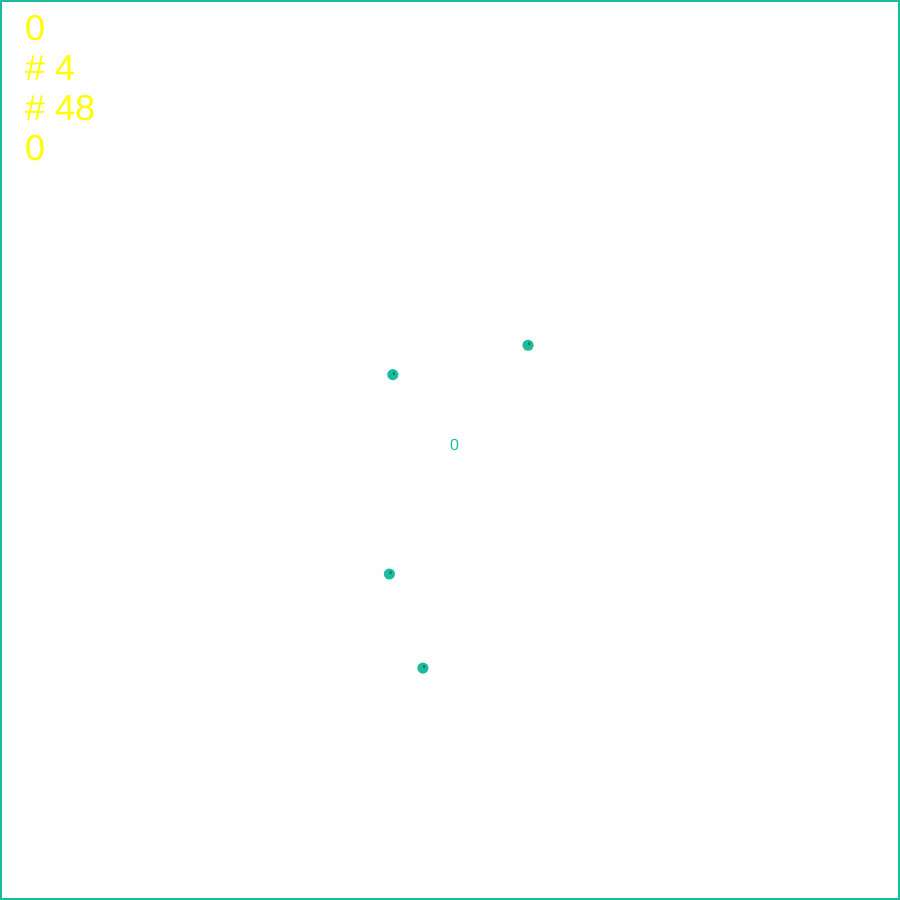
Frame 1 (no input)
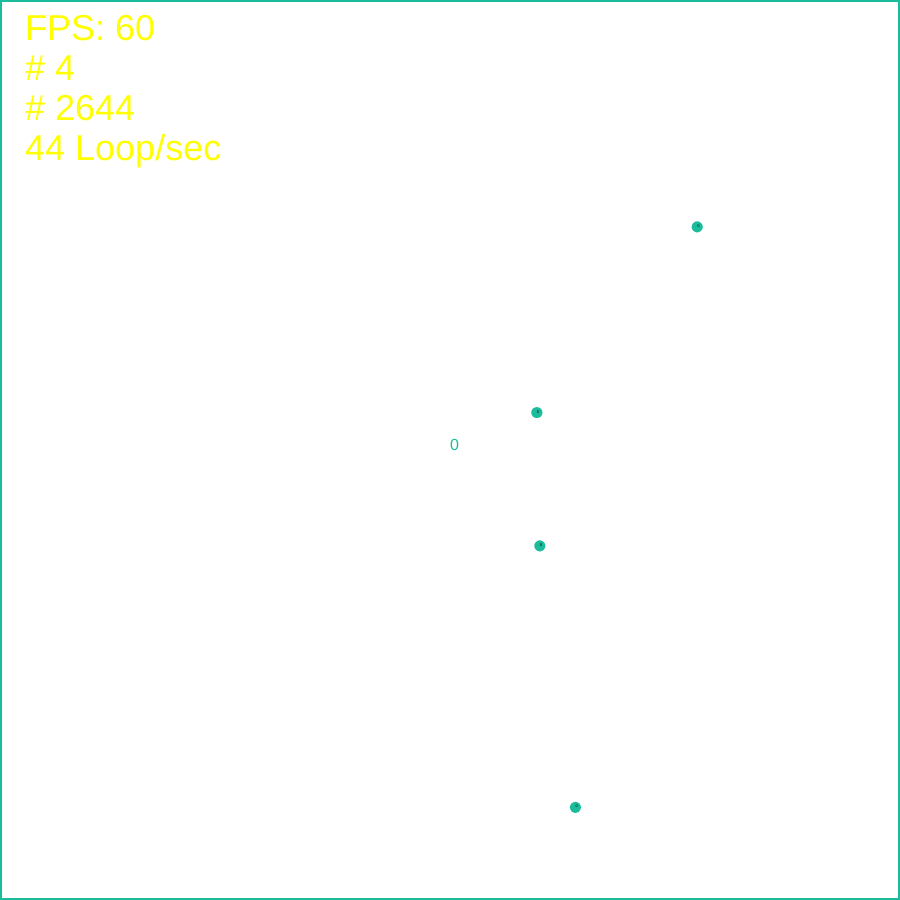
Frame 60 (no input)
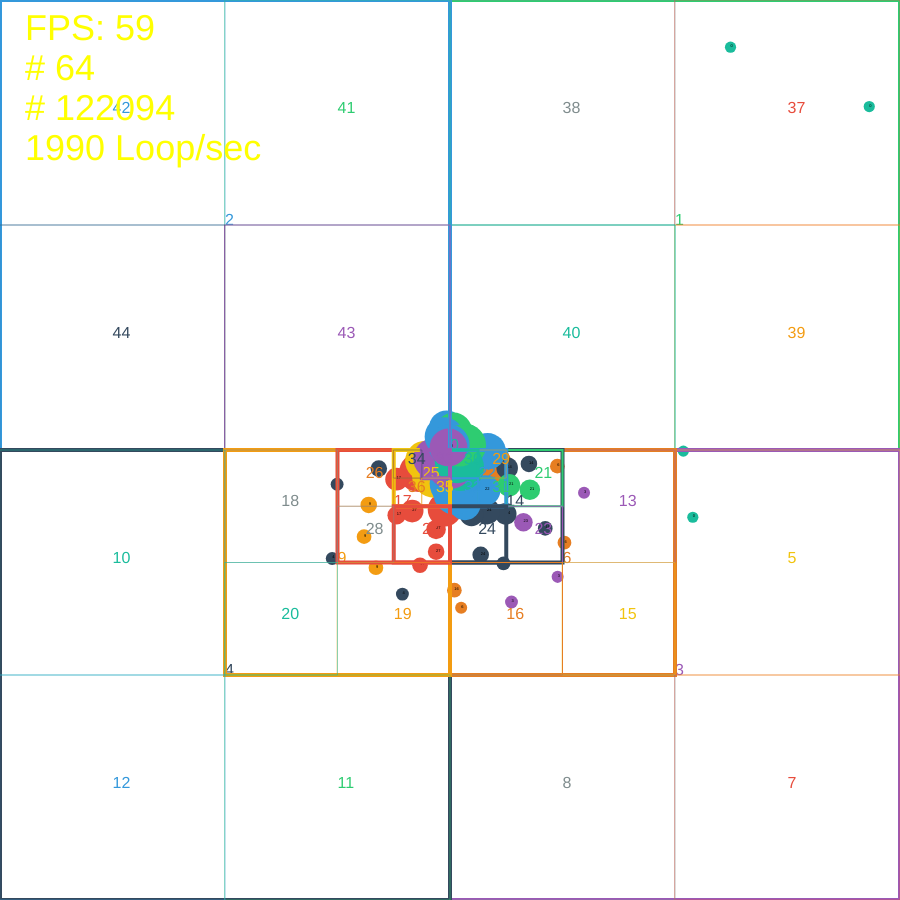
Frame 120 (the mouse pressed at the canvas centre since frame 60)

The p5.js sketch that drew these frames (run headless with seeded random() and noise() and a simulated clock; from frame 60 on, the mouse is pressed at the canvas centre):

// p5.js sketch
// ── sketch.js
let flock = [];

let alignSlider, cohesionSlider, seperationSlider;

let paused = false;
let fps = 0;
let quadtree;
let count = 0;
let tiny = false;
let useTree = true;
let showTree = true;
let showSearched = false;
let showIds = true;

let totalLoopCount = 0;
let prevCount = 0;
let treeCount = 0;

// Camera movement & scaling
let zoom = 1;
let xPan = 0;
let yPan = 0;
let zoomIn = false;
let zoomOut = false;
let panUp = false;
let panDown = false;
let panLeft = false;
let panRight = false;

function setup() {
  createCanvas(900, 900);

  console.log(
    "Controls:\nMove: WASD\nZoom: Q & E\nReset view: R\nTiny: F\nUse Quadtree: T\nSearched info: G\nHide tree: H\nShow ID's: I\nPause: SPACE\nAdd boid: ENTER"
  );

  xPan = width / 2;
  yPan = height / 2;

  alignSlider = createSlider(0, 5, 1, 0.1);
  cohesionSlider = createSlider(0, 2, 1, 0.1);
  seperationSlider = createSlider(0, 2, 1, 0.1);

  for (let i = 0; i < 4; i++) {
    flock.push(
      new Boid(
        randomGaussian(width / 2, width / 8),
        randomGaussian(height / 2, height / 8),
        5
      )
    );
    totalLoopCount++;
  }

  // Counter
  this.fpsCounter = new FPS(25, 40);
  this.boidCounter = new FPS(25, 80);
  this.totalLoopCounter = new FPS(25, 120);
  this.loopsPerSecond = new FPS(25, 160);
  this.info = new Textfield();
}

function mouseClicked() {
  if (!paused) {
    flock.push(new Boid(mouseX, mouseY, 5));
  }
}

function keyPressed() {
  if (keyCode == 82) {
    zoom = 1;
    xPan = width / 2;
    yPan = height / 2;
    zoomIn = false;
    zoomOut = false;
    panUp = false;
    panDown = false;
    panLeft = false;
    panRight = false;
    tiny = false;
    paused = false;
    useTree = true;
    showTree = true;
    showSearched = false;
    showIds = true;
  }
  // ENTER
  if (keyCode == 13) {
    flock.push(new Boid(mouseX, mouseY, 5));
  }
  // F
  if (keyCode == 70) {
    tiny = !tiny;
  }
  // H
  if (keyCode == 72) {
    showTree = !showTree;
  }
  // I
  if (keyCode == 73) {
    showIds = !showIds;
  }
  // G
  if (keyCode == 71) {
    showSearched = !showSearched;
  }
  // T
  if (keyCode == 84) {
    useTree = !useTree;
  }
  // SPACE
  if (keyCode == 32) {
    paused = !paused;
  }
  // A
  if (keyCode == 65) {
    panLeft = true;
    panRight = false;
  }
  // D
  if (keyCode == 68) {
    panLeft = false;
    panRight = true;
  }
  // W
  if (keyCode == 87) {
    panUp = true;
    panDown = false;
  }
  // S
  if (keyCode == 83) {
    panUp = false;
    panDown = true;
  }
  // Q
  if (keyCode == 81) {
    zoomIn = false;
    zoomOut = true;
  }
  // E
  if (keyCode == 69) {
    zoomIn = true;
    zoomOut = false;
  }
}

function keyReleased() {
  if (keyCode == 65) {
    panLeft = false;
  }
  if (keyCode == 68) {
    panRight = false;
  }
  if (keyCode == 87) {
    panUp = false;
  }
  if (keyCode == 83) {
    panDown = false;
  }
  if (keyCode == 81) {
    zoomOut = false;
  }
  if (keyCode == 69) {
    zoomIn = false;
  }
}

function draw() {
  translate(width / 2, height / 2);
  scale(zoom);
  translate(-xPan, -yPan);

  if (zoomIn) {
    zoom *= 1.02;
  }
  if (zoomOut) {
    zoom /= 1.02;
  }
  if (panUp) {
    yPan -= 4 / zoom;
  }
  if (panDown) {
    yPan += 4 / zoom;
  }
  if (panLeft) {
    xPan -= 4 / zoom;
  }
  if (panRight) {
    xPan += 4 / zoom;
  }

  background(255);
  // && flock.length < 500
  if (!paused) {
    if (mouseIsPressed) {
      flock.push(new Boid(mouseX, mouseY, 5));
    }

    if (useTree) {
      treeCount = 0;
      let boundary = new Rectangle(
        width / 2,
        height / 2,
        width / 2,
        height / 2
      );
      quadtree = new QuadTree(boundary, 4);

      for (let boid of flock) {
        let p = new Point(boid.position.x, boid.position.y, boid);
        quadtree.insert(p);
        totalLoopCount++;
      }

      for (let boid of flock) {
        let range = new Circle(boid.position.x, boid.position.y, boid.range);

        let foundPoints = [];
        let searchedPoints = [];
        let trees = [];
        quadtree.query(range, foundPoints, searchedPoints, trees);

        let inRange = [];

        for (let point of foundPoints) {
          inRange.push(point.userData);
          totalLoopCount++;
        }

        boid.edges();
        boid.flock(inRange);
        boid.update();

        totalLoopCount++;
      }
    } else {
      for (let boid of flock) {
        boid.edges();
        boid.flock(flock);
        boid.update();
        totalLoopCount++;
      }
    }
  }

  for (let boid of flock) {
    boid.show();
    totalLoopCount++;
  }

  // 1/3 second timer
  if (frameCount % 20 == 0) {
    this.fpsCounter.update(`FPS: ${int(frameRate())}`);
  }

  // One second timer
  if (frameCount % 60 == 0) {
    this.loopsPerSecond.update(
      `${int((totalLoopCount - prevCount) / 60)} Loop/sec`
    );
    prevCount = totalLoopCount;
  }

  count = 0;

  if (useTree) {
    if (showTree) {
      quadtree.show();
    }

    if (showSearched) {
      noFill();
      stroke(0, 255, 0);
      strokeWeight(2);
      rectMode(CENTER);
      let range = new Rectangle(mouseX, mouseY, width / 8, height / 8);
      rect(range.x, range.y, range.w * 2, range.h * 2);
      let points = [];
      let searchedPoints = [];
      let trees = [];
      quadtree.query(range, points, searchedPoints, trees);

      // Show info
      noStroke();
      this.info.update(
        `PF: ${points.length}, PS: ${searchedPoints.length} & T: ${
          trees.length
        }`,
        mouseX,
        mouseY - height / 8
      );
      fill(0);
      textSize(14);
      this.info.show();

      for (let p of searchedPoints) {
        strokeWeight(10);
        stroke(255, 0, 255);
        point(p.x, p.y);
        totalLoopCount++;
      }
      for (let p of points) {
        stroke(0, 255, 0);
        point(p.x, p.y);
        totalLoopCount++;
      }

      //Draw boundaries of searched quadtrees
      stroke(255, 255, 0);
      strokeWeight(2.5);
      noFill();
      rectMode(CENTER);
      for (let tree of trees) {
        rect(
          tree.boundary.x,
          tree.boundary.y,
          tree.boundary.w * 2,
          tree.boundary.h * 2
        );
        totalLoopCount++;
      }
    }
  }

  noStroke();
  this.fpsCounter.show();
  this.boidCounter.update(`# ${flock.length}`);
  this.boidCounter.show();
  this.totalLoopCounter.update(`# ${totalLoopCount}`);
  this.totalLoopCounter.show();
  this.loopsPerSecond.show();
}

// ── boid.js
let neighbours = [];
let noNeighour = true;

class Boid {
  constructor(x, y, size) {
    this.position = createVector(x, y);
    this.size = size;
    this.velocity = p5.Vector.random2D();
    this.velocity.setMag(random(2, 4));
    this.acceleration = createVector();
    this.maxForce = 0.2;
    this.maxSpeed = 3.5;
    this.color = color(0);
    this.textfield = new Textfield("NaN");
    this.range = 50;
    this.id = -1;
  }

  edges() {
    if (this.position.x > width) {
      this.position.x = 0;
    } else if (this.position.x < 0) {
      this.position.x = width;
    }
    if (this.position.y > height) {
      this.position.y = 0;
    } else if (this.position.y < 0) {
      this.position.y = height;
    }
  }

  align(boids) {
    // Get the average velocity of all surrounding boids in a certain range from the 'main' boid
    let trajectory = createVector();
    let inRange = 0;
    for (let other of boids) {
      let distance = dist(
        this.position.x,
        this.position.y,
        other.position.x,
        other.position.y
      );
      if (other != this && distance < this.range) {
        trajectory.add(other.velocity);
        inRange++;
      }
    }
    if (inRange > 0) {
      // Get the average trajectory
      trajectory.div(inRange);

      // Substract this trajectory from the average trajectory
      trajectory.setMag(this.maxSpeed);
      trajectory.sub(this.velocity);
      trajectory.limit(this.maxForce);
    }
    totalLoopCount++;
    return trajectory;
  }

  cohesion(boids) {
    let trajectory = createVector();
    let inRange = 0;
    for (let other of boids) {
      let distance = dist(
        this.position.x,
        this.position.y,
        other.position.x,
        other.position.y
      );
      if (other != this && distance < this.range) {
        trajectory.add(other.position);
        inRange++;
      }
    }
    if (inRange > 0) {
      trajectory.div(inRange);
      trajectory.sub(this.position);
      trajectory.setMag(this.maxSpeed);
      trajectory.sub(this.velocity);
      trajectory.limit(this.maxForce);
    }
    totalLoopCount++;
    return trajectory;
  }

  separation(boids) {
    let trajectory = createVector();
    let inRange = 0;
    for (let other of boids) {
      let distance = dist(
        this.position.x,
        this.position.y,
        other.position.x,
        other.position.y
      );
      if (other != this && distance < this.range) {
        let difference = p5.Vector.sub(this.position, other.position);
        difference.div(pow(distance, 2));
        trajectory.add(difference);
        inRange++;
        if (!noNeighour) {
          neighbours.push(other);
        }
      } else {
        neighbours.splice(neighbours.indexOf(other), 1);
        this.noNeighour = true;
      }
    }
    if (inRange > 0) {
      trajectory.div(inRange);
      trajectory.setMag(this.maxSpeed);
      trajectory.sub(this.velocity);
      trajectory.limit(this.maxForce);

      this.size = 5 + inRange / 4;
    }
    totalLoopCount++;
    return trajectory;
  }

  setColor(color) {
    this.color = color;
  }

  setId(id) {
    this.id = id;
  }

  flock(boids) {
    let alignment = this.align(boids);
    let cohesion = this.cohesion(boids);
    let seperation = this.separation(boids);

    seperation.mult(seperationSlider.value());
    cohesion.mult(cohesionSlider.value());
    alignment.mult(alignSlider.value());

    this.acceleration.add(alignment);
    this.acceleration.add(cohesion);
    this.acceleration.add(seperation);
  }

  update() {
    this.position.add(this.velocity);
    this.velocity.add(this.acceleration);
    this.velocity.limit(this.maxSpeed);
    this.acceleration.mult(0);
  }

  show() {
    noStroke();
    fill(this.color);
    ellipse(
      this.position.x,
      this.position.y,
      tiny ? 5 : Math.pow(this.size, 1.5)
    );

    if (showIds) {
      // Show id
      fill(0);
      textSize(4);
      this.textfield.update(this.id, this.position.x, this.position.y);
      this.textfield.show();
    }
  }
}

// ── fps.js
class FPS {
  constructor(x, y) {
    this.x = x;
    this.y = y;
    this.fps = 0;
  }

  update(fps) {
    this.fps = fps;
  }

  show() {
    fill(255, 255, 0);
    textSize(36);
    text(this.fps, this.x, this.y);
  }
}

// ── quadtree.js
class Point {
  constructor(x, y, userData) {
    this.x = x;
    this.y = y;
    this.userData = userData;
  }
}

class Rectangle {
  constructor(x, y, w, h) {
    this.x = x;
    this.y = y;
    this.w = w;
    this.h = h;
  }

  contains(point) {
    return (
      point.x >= this.x - this.w &&
      point.x <= this.x + this.w &&
      point.y >= this.y - this.h &&
      point.y <= this.y + this.h
    );
  }

  intersects(range) {
    return !(
      range.x - range.w > this.x + this.w ||
      range.x + range.w < this.x - this.w ||
      range.y - range.h > this.y + this.h ||
      range.y + range.h < this.y - this.h
    );
  }
}

class Circle {
  constructor(x, y, r) {
    this.x = x;
    this.y = y;
    this.r = r;
    this.rSquared = r * r;
  }

  contains(point) {
    // Check if the point is in the circle by checking if the euclidean distance of
    // the point and the center of the circle if smaller or equal to the radius of
    // the circle
    let d = Math.pow(point.x - this.x, 2) + Math.pow(point.y - this.y, 2);
    return d <= this.rSquared;
  }

  intersects(range) {
    let xDist = Math.abs(range.x - this.x);
    let yDist = Math.abs(range.y - this.y);

    let r = this.r;
    let w = range.w;
    let h = range.h;

    let edges = Math.pow(xDist - w, 2) + Math.pow(yDist - h, 2);

    // No intersection
    if (xDist > r + w || yDist > r + h) return false;

    // Intersection within the circle
    if (xDist <= w || yDist <= h) return true;

    // Intersection on the edge of the circle
    return edges <= this.rSquared;
  }
}

let colors = [
  "#1abc9c",
  "#2ecc71",
  "#3498db",
  "#9b59b6",
  "#34495e",
  "#f1c40f",
  "#e67e22",
  "#e74c3c",
  "#7f8c8d",
  "#f39c12"
];

class QuadTree {
  constructor(boundary, capacity) {
    this.boundary = boundary;
    this.capacity = capacity;
    this.points = [];
    this.color =
      colors[
        treeCount
          .toString()
          .split("")
          .pop()
      ];
    this.divided = false;
    this.id = treeCount;
    treeCount++;
  }

  subDivide() {
    let x = this.boundary.x;
    let y = this.boundary.y;
    let w = this.boundary.w / 2;
    let h = this.boundary.h / 2;

    let ne = new Rectangle(x + w, y - h, w, h);
    this.northEast = new QuadTree(ne, this.capacity);
    let nw = new Rectangle(x - w, y - h, w, h);
    this.northWest = new QuadTree(nw, this.capacity);
    let se = new Rectangle(x + w, y + h, w, h);
    this.southEast = new QuadTree(se, this.capacity);
    let sw = new Rectangle(x - w, y + h, w, h);
    this.southWest = new QuadTree(sw, this.capacity);
    this.divided = true;
  }

  insert(point) {
    if (!this.boundary.contains(point)) {
      return;
    }

    if (this.points.length < this.capacity) {
      this.points.push(point);
      point.userData.setColor(this.color);
      point.userData.setId(this.id);
      return;
    }

    if (!this.divided) {
      this.subDivide();
    }

    return (
      this.northEast.insert(point) ||
      this.northWest.insert(point) ||
      this.southEast.insert(point) ||
      this.southWest.insert(point)
    );
  }

  query(range, foundPoints, searchedPoints, trees) {
    if (!foundPoints) {
      foundPoints = [];
    }

    if (!range.intersects(this.boundary)) {
      return { foundPoints, searchedPoints, trees };
    }

    trees.push(this);
    for (let p of this.points) {
      count++;
      searchedPoints.push(p);

      totalLoopCount++;
      if (range.contains(p)) {
        foundPoints.push(p);
      }
    }

    if (this.divided) {
      this.northWest.query(range, foundPoints, searchedPoints, trees);
      this.northEast.query(range, foundPoints, searchedPoints, trees);
      this.southWest.query(range, foundPoints, searchedPoints, trees);
      this.southEast.query(range, foundPoints, searchedPoints, trees);
    }

    return { foundPoints, searchedPoints, trees };
  }

  show() {
    let x = this.boundary.x;
    let y = this.boundary.y;

    stroke(this.color);
    strokeWeight(
      tiny ? 0.1 : this.points.length <= 0 ? 0.5 : this.points.length
    );
    noFill();
    rectMode(CENTER);
    rect(x, y, this.boundary.w * 2, this.boundary.h * 2);

    // Show id
    noStroke();
    fill(this.color);
    textSize(16);
    text(this.id, x, y);

    if (this.divided) {
      this.northEast.show();
      this.northWest.show();
      this.southEast.show();
      this.southWest.show();
    }
  }
}

// ── textfield.js
class Textfield {
  constructor(x, y) {
    this.position = createVector(x, y);
  }

  update(id, x, y) {
    this.id = id;
    this.position.x = x;
    this.position.y = y;
  }

  show() {
    fill(0);
    textSize(4);
    text(`${this.id}`, this.position.x, this.position.y);
  }
}
